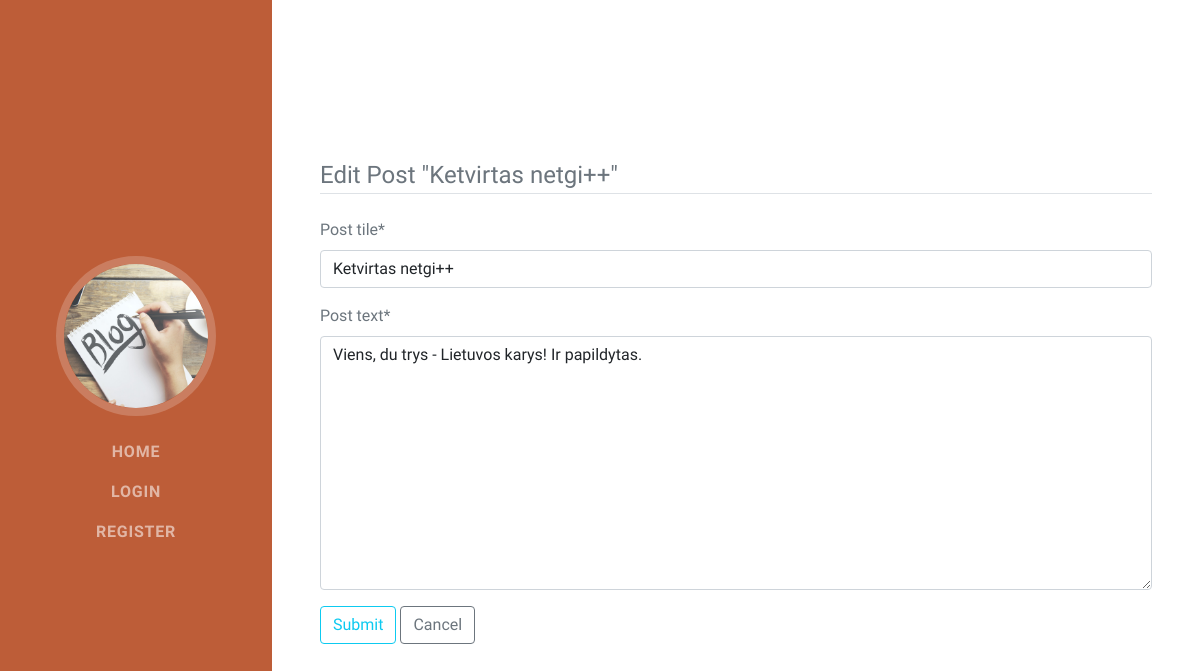
The page /blog/14/edit/ on the database its author committed.
### blog/models.py (models this page shows, shortened)
class BlogPost(models.Model):
  post_title = models.CharField('Post tile', max_length=500, null=True)
  post_author = models.ForeignKey(User, on_delete=models.SET_NULL, null=True)
  pub_time = models.DateTimeField('Publication time', auto_now_add=True, null=True, blank=True)
  post_text = HTMLField()
  class Meta:
      verbose_name = 'Post'
      verbose_name_plural = 'Posts'

### blog/views.py (the view, shortened to what this page needs)
# urls.py: path('<int:pk>/edit/', views.BlogPostUpdateView.as_view(), name='blogpost-edit'),
class BlogPostUpdateView(UpdateView, LoginRequiredMixin, UserPassesTestMixin):
    model = BlogPost
    form_class = BlogPostUpdateForm
    template_name = 'blogpost_update.html'

### blog/forms.py
class BlogPostUpdateForm(forms.ModelForm):
    class Meta:
        model = BlogPost
        fields = ['post_title', 'post_text']

### blog/templates/blogpost_update.html (shortened to what this page needs)
{% extends "base.html" %}
{% load crispy_forms_tags %}
{% block content %}
<section class="resume-section" id="skills">
  <div class="resume-section-content">
    <form method="POST" enctype="multipart/form-data">
      <fieldset class="form-group">
          <legend class="border-bottom mb-4">{% if blogpost.post_title %} Edit Post "{{blogpost.post_title}}" {% else %} Create Post {% endif %}</legend>
          {{ form|crispy }}
      </fieldset>
      <div class="form-group">
          <button class="btn btn-outline-info" type="submit">Submit</button>
          {% if blogpost.post_title %}<a class="btn btn-outline-secondary" href="{% url 'blogpost' blogpost.id %}">Cancel</a>{% endif %}
      </div>
    </form>
  </div>
</section>
{% endblock %}

### rows shown on the page
BlogPost: post_title "Ketvirtas netgi++", post_text "Viens, du trys - Lietuvos karys! Ir papildytas."
